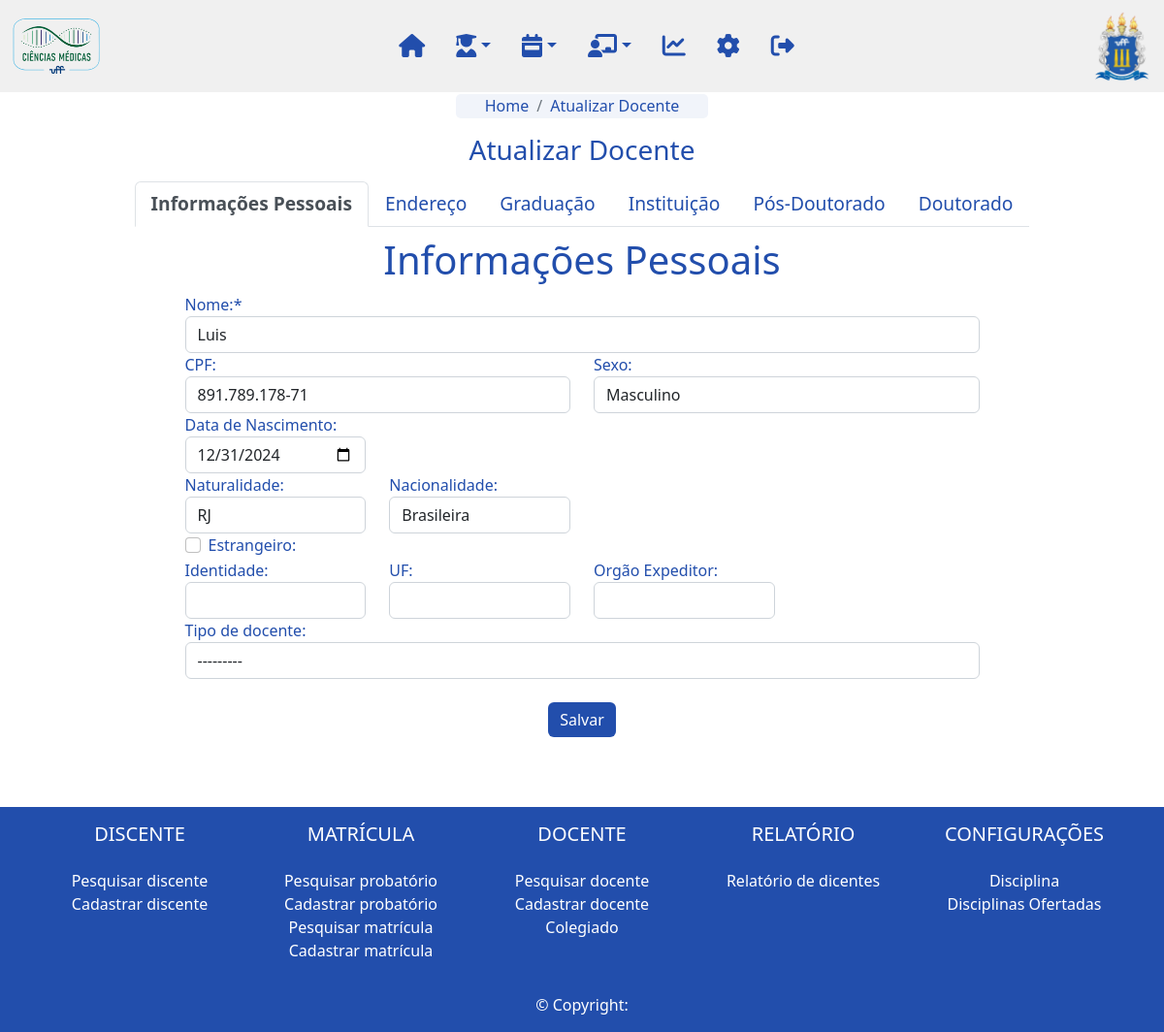
The page /professor/edita/3 on the database its author committed.
### professor/models.py (models this page shows, shortened)
class Professor(models.Model):
      TIPO_DOCENTE_CHOICES = (
            ("Permanente", "Permanente"),
            ("Colaborador", "Colaborador"),
            ("Coorientador", "Coorientador"),
            ("Visitante", "Visitante"),
            ("Pos Doutor", "Pós Doutor"),
      )
      nome = models.CharField(max_length=200, verbose_name='Nome:')
      sexo = models.ForeignKey(Sexo, on_delete=models.DO_NOTHING , null=True, blank=True, verbose_name='Sexo:')
      dt_nascimento = models.DateField(null=True, blank=True, verbose_name='Data de nascimento:')
      estrangeiro = models.BooleanField(default=False, verbose_name='Estrangeiro:')
      nacionalidade = models.CharField(max_length=100, null=True, blank=True, verbose_name='Nacionalidade:')
      naturalidade = models.ForeignKey(UnidadeFederativa, on_delete=models.DO_NOTHING,  null=True, blank=True, verbose_name='Naturalidade:')
      cpf = models.CharField(max_length=14, null=True, blank=True, verbose_name='CPF:')
      identidade = models.CharField(max_length=12, null=True, blank=True, verbose_name='Identidade:')
      identidade_uf= models.CharField(max_length=2, null=True, blank=True, verbose_name='UF:')
      identidade_orgao = models.CharField(max_length=100, null=True, blank=True, verbose_name='Orgão Expeditor:')
      tipo_docente = models.CharField(max_length=100, choices=TIPO_DOCENTE_CHOICES, null=True, blank=True, verbose_name='Tipo de docente:')
      endereco = models.OneToOneField(Endereco, on_delete=models.DO_NOTHING)
      doutorado = models.OneToOneField(Doutorado, on_delete=models.DO_NOTHING)
      graduacao = models.OneToOneField(Graduacao, on_delete=models.DO_NOTHING, related_name="professor_graduacao")
      trabalho = models.ForeignKey(Trabalho, on_delete=models.DO_NOTHING, related_name="professor_trabalho")
      pos_doutorado = models.ForeignKey(PosDoutorado, on_delete=models.DO_NOTHING, related_name="professor_pos_doutorado")
      slug = models.SlugField(max_length=250, unique_for_date='dt_cadastro')
      updated = models.DateTimeField(auto_now=True)
      cadastrado_por = models.ForeignKey(User, on_delete=models.DO_NOTHING, related_name='professor_cadastrado_por')

### config/models.py (models this page shows)
class Sexo(models.Model):
    sexo = models.CharField(max_length=50)
    cor = RGBColorField(default='#000000')
    def __str__(self):
            return str(self.sexo)

### professor/views.py (the view, shortened to what this page needs)
# urls.py: path('edita/<slug:professor>', cadastra_professor, name='edita_professor'),
def cadastra_professor(request, professor=None):
    pagina = "Cadastrar Docente"
    form_professor = ProfessorForm()
    form_graduacao = GraduacaoForm()
    form_trabalho = TrabalhoForm()
    form_pos_doutorado = PosDoutoradoForm()
    form_endereco = EnderecoForm()
    form_doutorado = DoutoradoForm()
    if (professor is not None):
        pagina = "Atualizar Docente"
        professor = Professor.objects.get(slug=professor)
        form_professor = ProfessorForm(instance=professor)
        form_graduacao = GraduacaoForm(instance=professor.graduacao)
        form_trabalho = TrabalhoForm(instance=professor.trabalho)
        form_pos_doutorado = PosDoutoradoForm(instance=professor.pos_doutorado)
        form_endereco = EnderecoForm(instance=professor.endereco)
        form_doutorado = DoutoradoForm(instance=professor.doutorado)
    return render(request, "cadastra_professor.html", {'form_professor': form_professor, 'form_graduacao': form_graduacao, 'form_trabalho': form_trabalho, 'form_pos_doutorado':form_pos_doutorado, 'form_endereco': form_endereco, 'form_doutorado': form_doutorado, 'pagina': pagina, 'professor': professor})

### professor/forms.py (shortened to what this page needs)
class ProfessorForm(ModelForm):
    dt_nascimento = DateField(label='Data de Nascimento:', required=False, widget=TextInput(attrs={'type':'date'}))
    cpf = CharField(max_length="14", label="CPF:", required=False, widget=TextInput(attrs={"data-mask": "000.000.000-00"}))
    def __init__(self, *args, **kwargs):
        super(ProfessorForm, self).__init__(*args, **kwargs)
    class Meta:
        model = Professor
        fields = "__all__"
        exclude = ['endereco', 'doutorado', 'graduacao', 'trabalho', 'pos_doutorado', 'slug', 'updated', 'cadastrado_por', 'membro_colegiado']

class GraduacaoForm(ModelForm):
    class Meta:
        model = Graduacao
        fields = '__all__'

### config/models.py (called while the page is built)
    def __str__(self):
            return str(self.sigla)

    def __str__(self):
            return str(self.instituicao)

### professor/templates/cadastra_professor.html (shortened to what this page needs)
{% extends "base.html" %}
{% load static %}
{% load crispy_forms_tags %}
{% block content %}
    {% include 'navbar.html' %}
    <div class="body container" style="align-items: center; justify-content: center; justify-items: center; text-justify: center;">
        <nav aria-label="breadcrumb">
            <ol class="breadcrumb">
              <li class="breadcrumb-item"><a href="{% url 'home'%}">Home</a></li>
              <li class="breadcrumb-item active" aria-current="page"><a href="{% url 'professor:cadastra_professor' %}">{{pagina}}</a></li>
            </ol>
          </nav>
          <h3 class="text-center my-3">{{pagina}}</h3>
        <ul class="nav nav-tabs">
            <li class="nav-item">
                <a class="nav-link active" data-toggle="tab" href="#id_info">Informações Pessoais</a>
            </li>
            <li class="nav-item">
                <a class="nav-link" data-toggle="tab" href="#id_endereco">Endereço</a>
            </li>
            <li class="nav-item">
                <a class="nav-link" data-toggle="tab" href="#id_graduacao">Graduação</a>
            </li>
            <li class="nav-item">
                <a class="nav-link" data-toggle="tab" href="#id_trabalho">Instituição</a>
            </li>
            <li class="nav-item">
                <a class="nav-link" data-toggle="tab" href="#id_posdoc">Pós-Doutorado</a>
            </li>
            <li class="nav-item">
                <a class="nav-link" data-toggle="tab" href="#id_doutorado">Doutorado</a>
            </li>
        </ul>
        <form action="" method="POST" class="cadastro_form">
            <div class="tab-content">
            <div id="id_info" class="tab-pane container active">
                <h1>Informações Pessoais</h1>
                {% include 'forms_template/form_professor.html' with form_professor=form_professor %}
            </div>
        </div>
        <div class="d-flex justify-content-center">
            <button class="btn btn-primary m-4" type="submit" formnovalidate="formnovalidate">Salvar</button>
        </div>
        </form>
    </div>
{% include 'footer.html' %}
{% endblock %}

### templates/forms_template/form_professor.html
{% load crispy_forms_tags %}
{{form_professor.nome|as_crispy_field}}
<div class="row">
    <div class="col-6">
        {{form_professor.cpf|as_crispy_field}}
    </div>
    <div class="col-6">
        {{form_professor.sexo|as_crispy_field}}
    </div>
    <div class="col-3">
        {{form_professor.dt_nascimento|as_crispy_field}}
    </div>
</div>
<div class="row">
    <div class="col-3">
        {{form_professor.naturalidade|as_crispy_field}}
    </div>
    <div class="col-3">
        {{form_professor.nacionalidade|as_crispy_field}}
    </div>
</div>
{{form_professor.estrangeiro|as_crispy_field}}
<div class="row">
    <div class="col-3">
        {{form_professor.identidade|as_crispy_field}}
    </div>
    <div class="col-3">
        {{form_professor.identidade_uf|as_crispy_field}}
    </div>
    <div class="col-3">
        {{form_professor.identidade_orgao|as_crispy_field}}
    </div>
</div>
{{form_professor.tipo_docente|as_crispy_field}}

### static/css/styles.css (style rules this page uses)
html { height:100% }
body { height: 100%; }
.body { position:relative; padding-top: 80pt; color: #224EAC; min-height: 80%; }
.nav-item { font-size:larger; text-transform: capitalize; }
ul { color: #224EAC !important; }
a { text-decoration: none; }
.nav-link { color: #224EAC; }
.nav-link.active { font-weight: 700; }
.btn-primary { background-color: #224EAC !important; border-style: none !important; }
.breadcrumb { margin-top: -10px; border-radius: 5px; background-color: #224EAC10; height: 25px; padding: 0px 30px; }
.breadcrumb a { color: #224EAC; }
.breadcrumb-item.active { font-weight: 500; }

### professor/templates/cadastra_professor.html (style rules this page uses)
h1 { color: #224EAC; text-align: center; margin: 10px; }

### rows shown on the page
Professor: nome "Luis", cpf "891.789.178-71", dt_nascimento "12/31/2024", naturalidade "RJ", nacionalidade "Brasileira", tipo_docente "---------"
Sexo: sexo "Masculino"

### other values the page prints
{{ pagina }} "Atualizar Docente"
